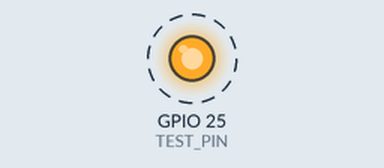
The sketch below on a simulated ESP32. On the bench: output pins drawn as LEDs (lit = HIGH). Dashed ring = blinking. What the sketch prints to the serial monitor is not drawn.

Above: at 1.7 s.
Timing chart, 0 to 5.8 s (numbered marks = the images above):
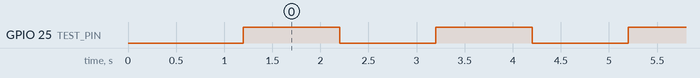

The sketch:

03_led.ino
```cpp
#include <Arduino.h>

// Test ONE LED at a time: 10-point=25, 20-point=26, 30-point=27.
// GPIO -> 220-ohm resistor -> LED anode; LED cathode -> GND.
constexpr uint8_t TEST_PIN = 25;

void setup() {
  Serial.begin(115200);
  pinMode(TEST_PIN, OUTPUT);
  digitalWrite(TEST_PIN, LOW);
  delay(1200);
  Serial.printf("\nLED TEST GPIO %u: one second ON, one second OFF.\n", TEST_PIN);
}

void loop() {
  digitalWrite(TEST_PIN, HIGH);
  Serial.println("LED ON");
  delay(1000);
  digitalWrite(TEST_PIN, LOW);
  Serial.println("LED OFF");
  delay(1000);
}
```

Measured:
- by itself, GPIO 25 (TEST_PIN): alternates HIGH for 1.0 s and LOW for 1.0 s
